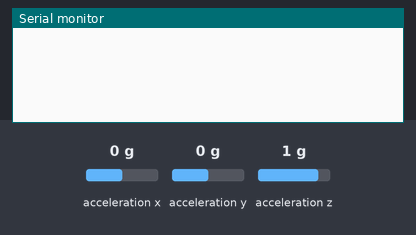
Simulated run of this sketch. Board: Arduino Uno, built with avr-gcc and run on an emulated ATmega328P. Parts: the last lines printed to the serial monitor. The inputs (shaded band) are chosen by the test bench; at power-on: acceleration x 0 g, acceleration y 0 g, acceleration z 1 g.

Above: at 1.3 s.
1.4 s: acceleration x set to -1.4 g
At 1.9 s:
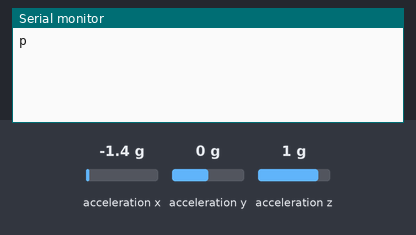
3.5 s: acceleration y set to 0.8 g
At 3.9 s:
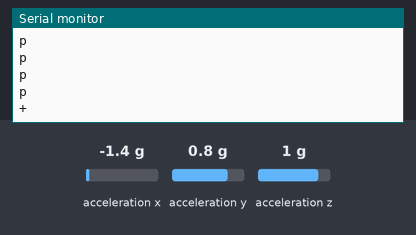
5.5 s: acceleration y set to -1.4 g
At 5.9 s:
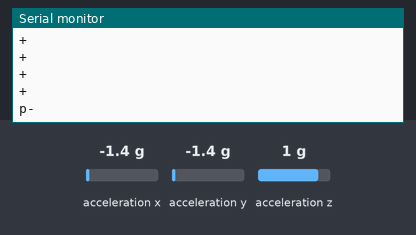
7.0 s: acceleration x set to 0.8 g
At 7.4 s:
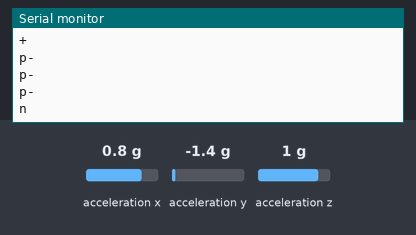

The sketch:

adxl_volume_controller.ino
```cpp
#include <Wire.h>
#include <Adafruit_Sensor.h>
#include <Adafruit_ADXL345_U.h>
Adafruit_ADXL345_Unified accel = Adafruit_ADXL345_Unified(12345);
int dataX, dataY, dataZ;

void setup() {
  Serial.begin(9600);
  delay(10);
  if (!accel.begin())
  {
    Serial.println("Check your wiring!");
    while (1);
  }
}

void loop() {
  sensors_event_t accelEvent;
  accel.getEvent(&accelEvent);
  //digitalWrite(int(accelEvent.acceleration.x), HIGH);
  dataX = int(accelEvent.acceleration.x);
  dataY = int(accelEvent.acceleration.y);

  //Playing Next
  if (dataX > 4 && dataY < 5){
    Serial.print("n");
  }

  //Playing Previous
  if (dataX < -3 && dataY < 5){
    Serial.print("p");
  }
  //Volume Down
  if(dataY > 3 && dataX < 5){
    Serial.print("+");
  }
  //Volume Up
  if(dataY < -3 && dataX < 5){
    Serial.print("-");
  }
  Serial.println();
  delay(500);
}
```

Measured:
- after the input at 1.4 s, the serial monitor: prints a new line after 0.11 s (image 1)
- after the input at 3.5 s, the serial monitor: prints a new line at once (image 2)
- after the input at 5.5 s, the serial monitor: prints a new line at once (image 3)
- after the input at 7.0 s, the serial monitor: prints a new line at once (image 4)
